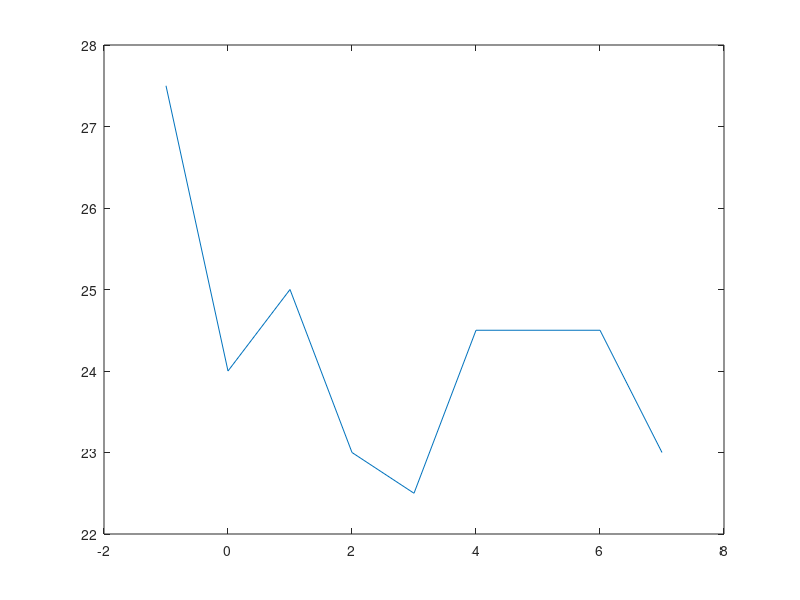
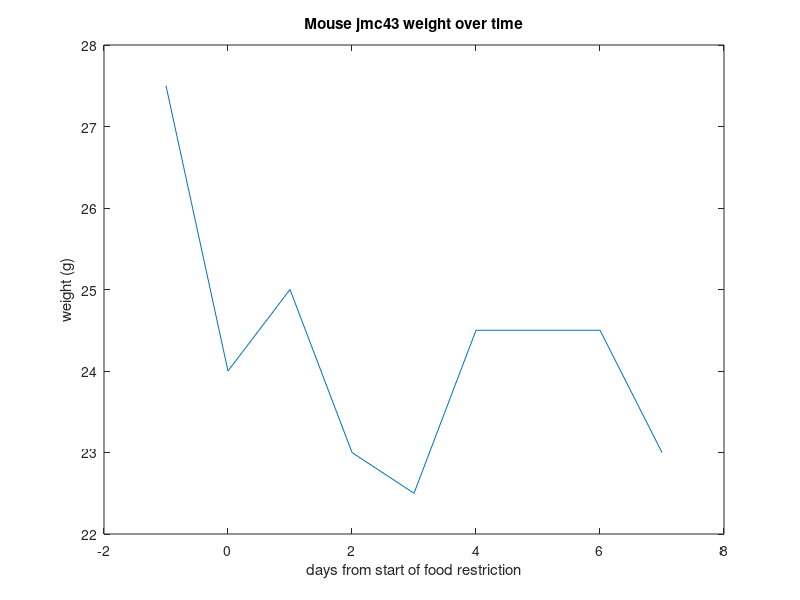
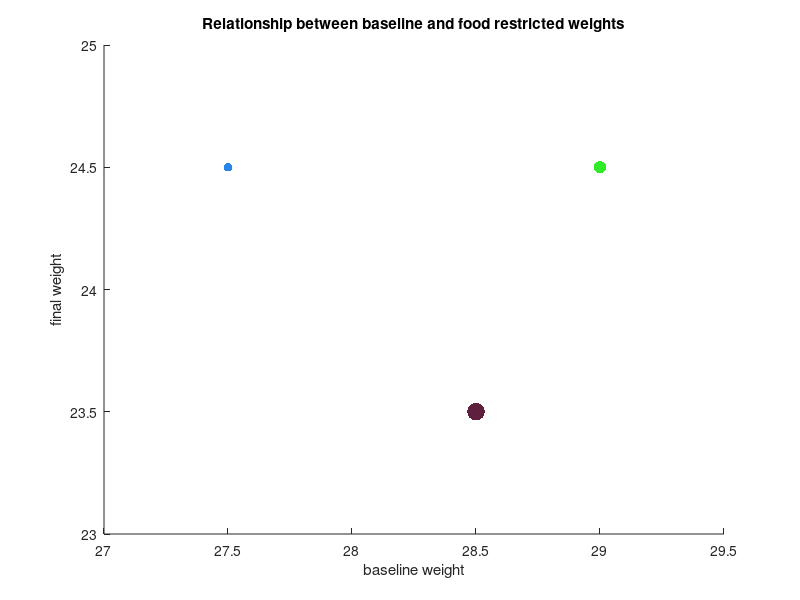

The MATLAB source for these figures, in order: (Note: this script raises an error after producing the figures.)
%% dataset
% Jordan is food restricting a set of mice.
% These are the weights of mouse jmc43 over the first week of food
% restriction.

mouse_jmc43_weight = [27.5 24 25 23 22.5 24.5 24.5 24.5 23]; % in grams
days_from_start = [-1 0 1 2 3 4 5 6 7]; % in days


%% calculate the mean and median weight for the mouse

mean_weight = mean(mouse_jmc43_weight)

median_weight = median(mouse_jmc43_weight)

%% `plot` the weight of mouse_jmc43 over time

plot(mouse_jmc43_weight)

%% add x variable

plot(days_from_start, mouse_jmc43_weight)

%% annotating a MATLAB plot
% annotate the plot with a title, x-label, and y-label

figure;
plot(days_from_start, mouse_jmc43_weight);
xlabel("days from start of food restriction");
ylabel("weight (g)");
title("Mouse jmc43 weight over time");


%% scatterplot
% make a scatter plot of the baseline and final weights of three of Jordan's mice.
% the `scatter` command may be useful!
baseline_weights = [27.5 29 28.5];
final_weights = [24.5 24.5 23.5];

colors = [[40, 134, 235]; [47, 235, 40]; [94, 32, 61]];

figure;
scatter(baseline_weights, final_weights, [20, 40, 80] * 2, colors/255, 'filled');
xlim([27 29.5]);
ylim([23 25]);
xlabel("baseline weight")
ylabel("final weight")
title("Relationship between baseline and food restricted weights")

%% `histogram`
% we can also use MATLAB to generate random data
% what distribution does the randn function generate?

random_numbers = randn(1,1000);

fig = figure;
histogram(random_numbers, 100);
xlabel("bins");
ylabel("number of occurances");
title("Histogram of a normal random variable")

xticks([-1 0 1 2])

exportgraphics(fig, "histogram.png")
exportgraphics(fig, "histogram.svg", "ContentType", "vector")

%% Save your figure
% exportgraphics(fig, "histogram.png")
